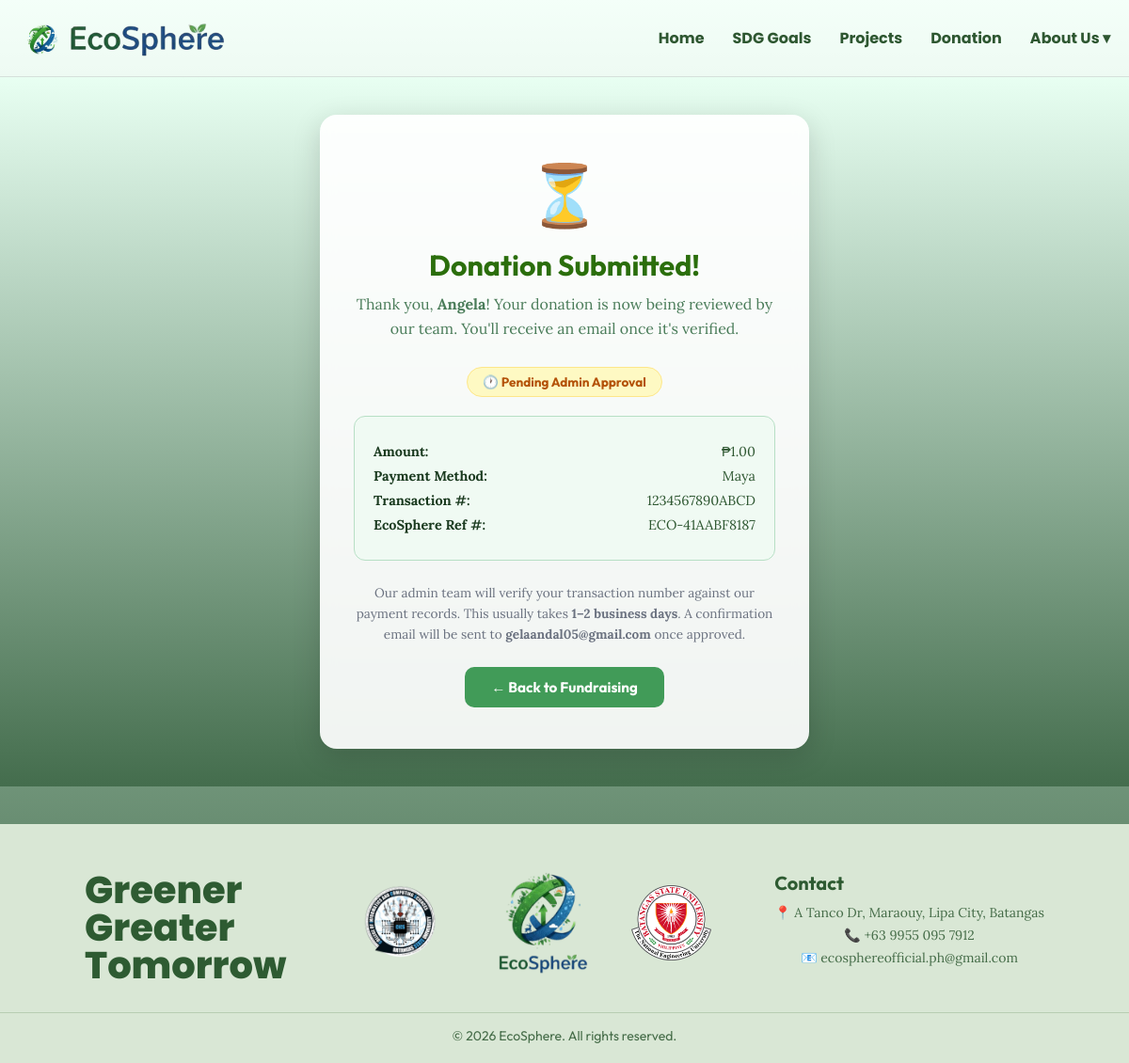
Before: /donation/pending/1 with the older database file.
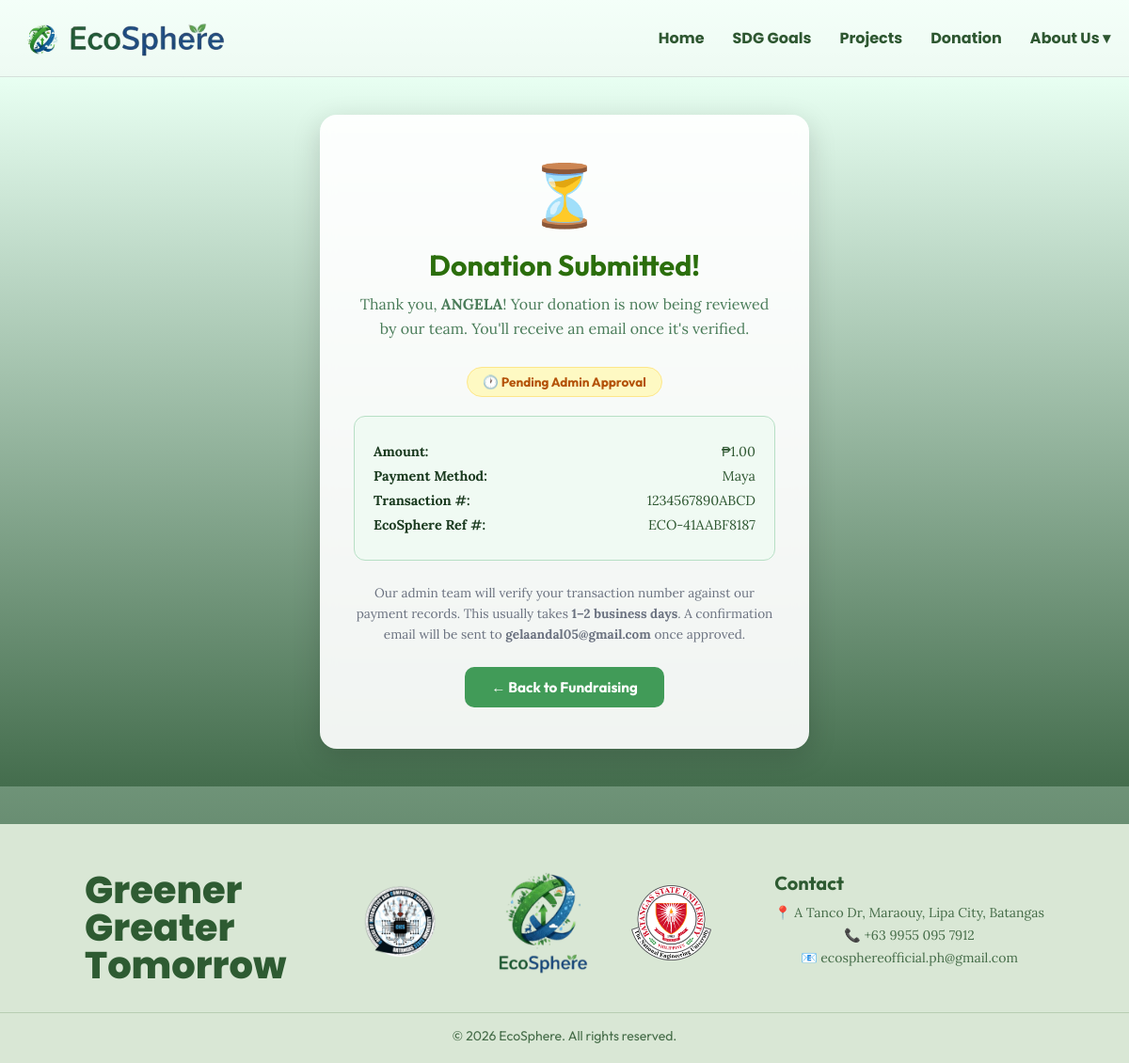
After: the same page with the newer database file.
### app.py (models this page shows)
class User(fund_db.Model):
    id = fund_db.Column(fund_db.Integer, primary_key=True)
    firstname = fund_db.Column(fund_db.String(50), nullable=False)
    lastname = fund_db.Column(fund_db.String(50), nullable=False)
    contact = fund_db.Column(fund_db.String(15), unique=True, nullable=False)
    email = fund_db.Column(fund_db.String(100), unique=True, nullable=False)
    transactions = fund_db.relationship('Transaction', backref='user', lazy=True)
    emails = fund_db.relationship('Email', backref='user', lazy=True)

class Transaction(fund_db.Model):
    id = fund_db.Column(fund_db.Integer, primary_key=True)
    user_id = fund_db.Column(fund_db.Integer, fund_db.ForeignKey('user.id'), nullable=False)
    amount = fund_db.Column(fund_db.Float, nullable=False)
    mode_of_payment = fund_db.Column(fund_db.String(20), nullable=False)
    transaction_number = fund_db.Column(fund_db.String(50), unique=True, nullable=False)
    reference_number = fund_db.Column(fund_db.String(50), unique=True, nullable=False)
    approval_status = fund_db.Column(fund_db.String(20), nullable=False, default="pending")
    created_at = fund_db.Column(fund_db.DateTime, default=datetime.utcnow)
    reviewed_at = fund_db.Column(fund_db.DateTime, nullable=True)
    emails = fund_db.relationship('Email', backref='transaction', lazy=True)

### app.py (the view)
@app.route("/donation/pending/<int:transaction_id>")
def donation_pending(transaction_id):
    transaction = Transaction.query.get_or_404(transaction_id)
    return render_template("donation_pending.html", donation=transaction)

### templates/donation_pending.html (shortened to what this page needs)
{% extends "base.html" %}
{% block content %}
<link rel="stylesheet" href="{{ url_for('static', filename='payment.css') }}">
<div class="pending-wrapper">
  <div class="pending-box">
    <span class="pending-icon">⏳</span>
    <h1>Donation Submitted!</h1>
    <p class="subtitle">
      Thank you, <strong>{{ donation.user.firstname }}</strong>! Your donation is now
      being reviewed by our team. You'll receive an email once it's verified.
    </p>
    <div class="status-pill">
      🕐 Pending Admin Approval
    </div>
    <div class="pending-details">
      <p><strong>Amount:</strong> <span>₱{{ "%.2f"|format(donation.amount) }}</span></p>
      <p><strong>Payment Method:</strong> <span>{{ donation.mode_of_payment }}</span></p>
      <p><strong>Transaction #:</strong> <span>{{ donation.transaction_number }}</span></p>
      <p><strong>EcoSphere Ref #:</strong> <span>{{ donation.reference_number }}</span></p>
    </div>
    <p class="pending-note">
      Our admin team will verify your transaction number against our payment records.
      This usually takes <strong>1–2 business days</strong>. A confirmation email will
      be sent to <strong>{{ donation.user.email }}</strong> once approved.
    </p>
    <a href="{{ url_for('donation') }}" class="back-btn">← Back to Fundraising</a>
  </div>
</div>
{% endblock %}

### templates/base.html (shortened to what this page needs)
<!DOCTYPE html>
<html lang="en">
<head>
  <link rel="stylesheet" href="{{ url_for('static', filename='base.css') }}">
  <link rel="stylesheet" href="https://cdnjs.cloudflare.com/ajax/libs/font-awesome/6.5.0/css/all.min.css">
</head>
<body>
  <header class="navbar">
    <a href="{{ url_for('home') }}" class="logo">
      <img src="{{ url_for('static', filename='images/ecospherelogo.png') }}" alt="">
      <img src="{{ url_for('static', filename='images/ecospherename.png') }}" class="nametag">
    </a>
    <nav>
      <ul>
        <li><a href="{{ url_for('home') }}">Home</a></li>
        <li><a href="{{ url_for('sdg') }}">SDG Goals</a></li>
        <li><a href="{{ url_for('projects') }}">Projects</a></li>
        <li><a href="{{ url_for('donation') }}"> Donation</a></li>
        <li class="dropdown-click">
          <a href="#" class="dropbtn">
            About Us <span class="arrow">▾</span>
          </a>
        </li>
      </ul>
    </nav>
  </header>
  {% block content %}{% endblock %}
  <footer class="footer">
    <div class="footer-content">
      <div class="footer-slogan">
        Greener<br>
        Greater<br>
        Tomorrow
      </div>
      <div class="footer-logo">
        <img src="{{ url_for('static', filename='images/cics.png') }}" alt="CICS Logo" class="logo-img">
        <img src="{{ url_for('static', filename='images/eslogo.png') }}" alt="EcoSphere Logo" class="logo-img">
        <img src="{{ url_for('static', filename='images/bsu.png') }}" alt="BSU Logo" class="logo-img">
      </div>
      <div class="footer-contact">
        <h3>Contact</h3>
        <p>📍 <a href="https://maps.app.goo.gl/JD76ZRo2gsufPBn19" target="_blank">A Tanco Dr, Maraouy, Lipa City,
            Batangas</a></p>
        <p>📞 <a href="tel:+6399550957912">+63 9955 095 7912</a></p>
        <p>📧 <a href="mailto:ecosphereofficial.ph@gmail.com">ecosphereofficial.ph@gmail.com</a></p>
      </div>
    </div>
    <div class="footer-bottom">
      © 2026 EcoSphere. All rights reserved.
    </div>
  </footer>
</html>

### static/base.css (style rules this page uses)
* { margin: 0; padding: 0; box-sizing: border-box; }
body { color: #1a1a1a; background-size: cover; position: relative; min-height: 100vh; overflow-x: hidden; margin: 0; }
.logo { display: flex; align-items: center; gap: 0px; cursor: pointer; animation: fadeInUp 1s ease-in-out; }
.logo img { background: transparent; width: auto; height: auto; margin-right: -15px; }
.navbar { position: sticky; top: 0; left: 0; width: 100%; z-index: 1000; display: flex; justify-content: space-between; align-items: center; padding: 8px 20px; background: rgba(255, 255, 255, 0.507); backdrop-filter: blur(12px); -webkit-backdrop-filter: blur(12px); border-bottom: 1px solid rgba(0, 0, 0, 0.1); }
.navbar img { height: 50px; width: auto; }
nav { flex-grow: 1; display: flex; justify-content: right; }
nav ul { list-style: none; display: flex; gap: 30px; }
nav ul li a { position: relative; text-decoration: none; color: #2e5731; font-weight: 700; font-family: "Poppins", sans-serif; transition: color 0.3s ease; }
nav ul li a::after { content: ""; position: absolute; left: 0; bottom: -5px; width: 0; height: 3px; background-color: #64a01b; transition: width 0.3s ease; }
nav a { font-family: "Poppins", sans-serif; text-decoration: none; font-weight: 500; transition: color 0.3s ease; }
.dropdown-click { position: relative; display: inline-block; }
.dropbtn { cursor: pointer; }
.footer { background: #d9e7d5; padding: 50px 0 20px; margin-top: 40px; }
.footer-content { max-width: 1100px; margin: auto; display: flex; justify-content: space-between; align-items: flex-start; padding: 0 40px; gap: 40px; flex-wrap: wrap; }
.footer-slogan { font-family: 'Poppins', sans-serif; color: #2e5b32; font-size: 40px; line-height: 40px; font-weight: 800; }
.footer-logo { display: flex; flex: 1; justify-content: center; align-items: center; gap: 40px; }
.footer-logo img { display: block; }
.footer-logo img[alt="CICS Logo"] { height: 110px; }
.footer-logo img[alt="EcoSphere Logo"] { height: 110px; }
.footer-logo img[alt="BSU Logo"] { height: 80px; }
.footer-contact h3 { font-size: 20px; color: #2e5b32; margin-bottom: 10px; }
.footer-contact p { color: #456c48; font-size: 14px; margin-bottom: 6px; }
.footer-contact a { color: #456c48; text-decoration: none; }
.footer-bottom { text-align: center; margin-top: 30px; padding-top: 15px; border-top: 1px solid #b8cdb2; font-size: 14px; color: #456c48; }
h1, h2, p, button, li, header, section, footer { position: relative; z-index: 1; }
p { font-family: "Lora", sans-serif; text-align: center; }
ul { list-style-position: inside; text-align: center; padding: 0; margin: 20px 0; }
li { font-family: "Poppins", sans-serif; display: list-item; }
body { opacity: 0; transform: translateY(5px); animation: subtleFade 0.30s ease-out forwards; }

Changed rows visible on the page:
changed User "gelaandal05@gmail.com": user.firstname "Angela" → "ANGELA"
